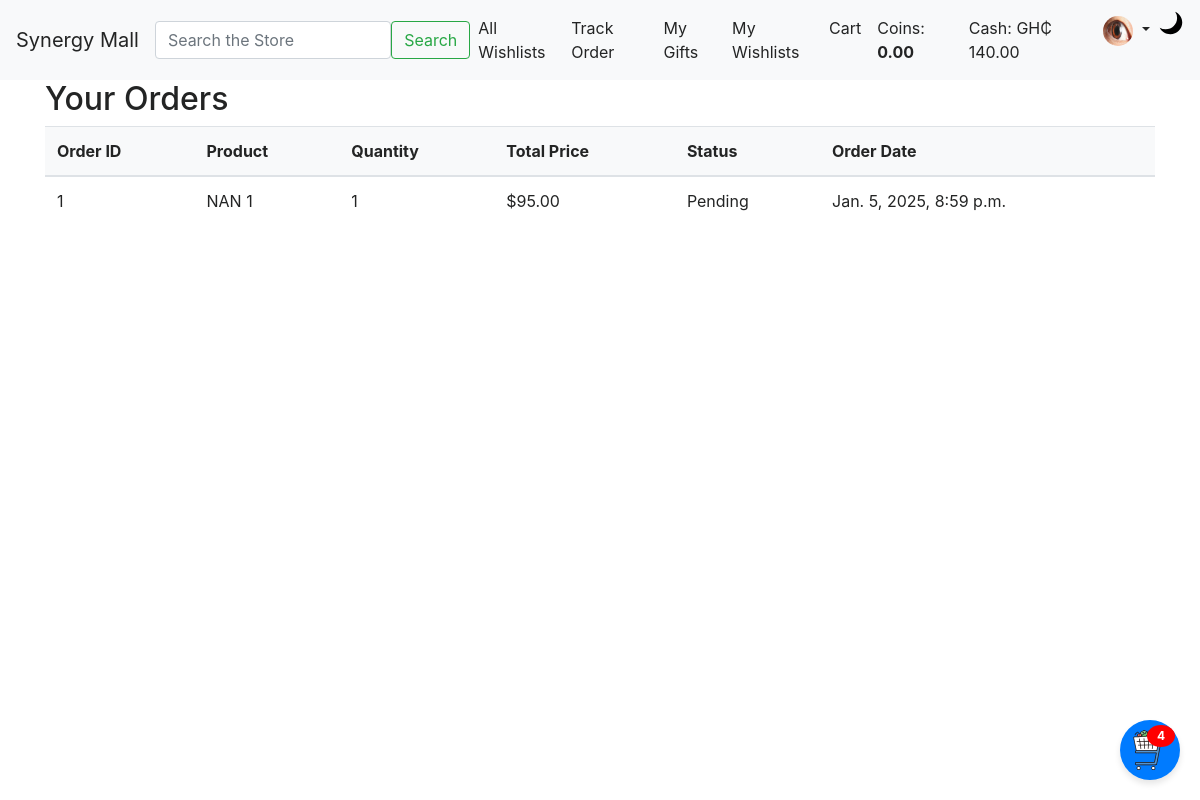
Page /orders/ (signed in) on the committed database.
### users/models.py (models this page shows, shortened)
class User(AbstractBaseUser, PermissionsMixin):
    ROLE_CHOICES = (
        ('vendor', 'Vendor'),
        ('regular', 'RegularUser'),
        ('marketer', 'Marketer'),
        ('manager', 'Manager'),
    )
    username = models.CharField(max_length=50, blank=False, null=False, unique=True)
    email = models.EmailField(unique=True)
    first_name = models.CharField(max_length=50)
    surname = models.CharField(max_length=50)
    other_names = models.CharField(max_length=100, blank=True, null=True)
    phone_number = models.CharField(max_length=15, unique=True)
    profile_picture = models.ImageField(upload_to='profile_pictures/', blank=True, null=True)
    id_document_number = models.CharField(max_length=100, blank=True, null=True)
    id_image = models.ImageField(upload_to='identification_images/', blank=True, null=True)
    default_shipping_address = models.TextField(max_length=400, blank=True, null=True)
    cash = models.DecimalField(max_digits=12, decimal_places=2, default=0.00)  # Wallet/cash balance
    role = models.CharField(max_length=10, choices=ROLE_CHOICES)
    is_active = models.BooleanField(default=True)
    is_staff = models.BooleanField(default=False)
    date_joined = models.DateTimeField(default=timezone.now)
    groups = models.ManyToManyField(
        Group,
        related_name='custom_user_groups',  # Adding related_name
        blank=True,
        help_text='The groups this user belongs to.',
        verbose_name='groups',
    )
    user_permissions = models.ManyToManyField(
        Permission,
        related_name='custom_user_permissions',  # Adding related_name
        blank=True,
        help_text='Specific permissions for this user.',
        verbose_name='user permissions',
    )
    objects = UserManager()
    USERNAME_FIELD = 'email'
    REQUIRED_FIELDS = []

### synergy_mall/models.py (models this page shows, shortened)
class Order(models.Model):
    STATUS_CHOICES = [
        ('pending', 'Pending'),
        ('shipped', 'Shipped'),
        ('delivered', 'Delivered'),
        ('cancelled', 'Cancelled'),
    ]
    user = models.ForeignKey(User, on_delete=models.CASCADE, null=True, blank=True)
    order_number = models.UUIDField(default=uuid.uuid4, editable=False, unique=True)
    product = models.ForeignKey('Product', on_delete=models.CASCADE)
    quantity = models.PositiveIntegerField()
    total_price = models.DecimalField(max_digits=10, decimal_places=2)
    status = models.CharField(max_length=50, choices=STATUS_CHOICES, default='pending')
    shipping_address = models.TextField()
    phone_number = models.CharField(
        max_length=15,
        validators=[RegexValidator(r'^\+?1?\d{9,15}$', message="Enter a valid phone number.")],
    )
    email = models.EmailField()
    order_date = models.DateTimeField(auto_now_add=True)
    shipped_at = models.DateTimeField(null=True, blank=True)
    delivered_at = models.DateTimeField(null=True, blank=True)
    cancelled_at = models.DateTimeField(null=True, blank=True)

class Product(models.Model):
    name = models.CharField(max_length=255)
    description = models.TextField()
    price = models.DecimalField(max_digits=10, decimal_places=2)
    sale_price = models.DecimalField(max_digits=10, decimal_places=2, blank=True, null=True)
    vendor = models.ForeignKey(settings.AUTH_USER_MODEL, on_delete=models.CASCADE, limit_choices_to={'role': 'vendor'})
    category = models.ForeignKey(Category, on_delete=models.CASCADE)
    tags = models.ManyToManyField('Tag', blank=True)
    available = models.BooleanField(default=True)
    popularity_count = models.IntegerField(default=0)
    condition = models.CharField(max_length=50, choices=[('new', 'New'), ('used', 'Used'), ('refurbished', 'Refurbished')])
    is_active = models.BooleanField(default=True)
    featured = models.BooleanField(default=False)
    sale_start_date = models.DateTimeField(blank=True, null=True)
    sale_end_date = models.DateTimeField(blank=True, null=True)

### synergy_mall/views.py (the view)
# urls.py: path('orders/', views.view_orders, name='view_orders'),
@login_required
def view_orders(request):
    orders = Order.objects.filter(user=request.user).order_by('-order_date')
    return render(request, 'synergy_mall/orders.html', {'orders': orders})

### synergy_mall/context_processors.py (called while the page is built)
def get_cart(request):
    if request.user.is_authenticated:
        return Cart.objects.filter(user=request.user, status="active").first()
    session_key = request.session.session_key
    if not session_key:
        request.session.create()
        session_key = request.session.session_key
    return Cart.objects.filter(session_key=session_key, status="active").first()

def cart_context(request):
    cart = get_cart(request)
    cart_item_count = cart.items.all().count() if cart else 0
    return {
        "cart": cart,
        "cart_items_count": cart_item_count,
    }

### synergy_mall/models.py (called while the page is built)
    def get_total_price(self):
        return sum(item.get_total_price() for item in self.items.all())

    def get_total_price(self):
        return self.price * self.quantity

### synergy_mall/templates/synergy_mall/orders.html
{% extends "base.html" %}
{% block content %}
<h2>Your Orders</h2>
{% if orders %}
<table class="table">
    <thead>
        <tr>
            <th>Order ID</th>
            <th>Product</th>
            <th>Quantity</th>
            <th>Total Price</th>
            <th>Status</th>
            <th>Order Date</th>
        </tr>
    </thead>
    <tbody>
        {% for order in orders %}
        <tr>
            <td>{{ order.id }}</td>
            <td>{{ order.product.name }}</td>
            <td>{{ order.quantity }}</td>
            <td>${{ order.total_price }}</td>
            <td>{{ order.get_status_display }}</td>
            <td>{{ order.order_date }}</td>
        </tr>
        {% endfor %}
    </tbody>
</table>
{% else %}
<p>You have no orders yet.</p>
{% endif %}
{% endblock %}

### SYNERGY/templates/base.html (shortened to what this page needs)
<!DOCTYPE html>
<html lang="en">
<head>
    {% load static %}
    <link href="https://stackpath.bootstrapcdn.com/bootstrap/4.5.2/css/bootstrap.min.css" rel="stylesheet">
    {% load static %}
    <link rel="stylesheet" href="{% static 'css/styles.css' %}">
    <link href="https://cdnjs.cloudflare.com/ajax/libs/font-awesome/6.0.0-beta3/css/all.min.css" rel="stylesheet">
</head>
<body class="theme-light">
    <nav class="navbar navbar-expand-lg navbar-light sticky-top">
        <a class="navbar-brand" href="{% url 'index' %}">Synergy Mall</a>
        <form class="d-flex mx-auto" action="{% url 'search_product' %}" method="GET">
            <input class="form-control me-2" type="search" name="q" placeholder="Search the Store" aria-label="Search" required>
            <button class="btn btn-outline-success d-none d-lg-block" type="submit">Search</button>
        </form>
        <div class="collapse navbar-collapse" id="navbarNav">
            <ul class="navbar-nav ml-auto">
                <li class="nav-item">
                    <a class="nav-link" href="{% url 'all_wishlists' %}">All Wishlists</a>
                </li>
                <li><a class="nav-link" href="{% url 'track_order' %}">Track Order</a></li>
                {% if user.is_authenticated %}
                    {% if request.user.role == 'vendor' %}
                        <li class="nav-item">
                            <a class="nav-link" href="{% url 'add_product' %}">Add Product</a>
                        </li>
                        <li class="nav-item">
                            <a class="nav-link" href="{% url 'product_list' %}">My Products</a>
                        </li>
                        <li class="nav-item">
                            <a class="nav-link" href="#">My Dashboard</a>
                        </li>
                        <li class="nav-item">
                            <a class="nav-link" href="{% url 'vendor_orders' %}">Pending Orders</a>
                        </li>
                    {% else %}
                        <li class="nav-item">
                            <a class="nav-link" href="{% url 'received_gifts' %}">My Gifts</a>
                        </li>
                        <li class="nav-item">
                            <a class="nav-link" href="{% url 'my_wishlists' %}">My Wishlists</a>
                        </li>
                        <li class="nav-item">
                            <a class="nav-link" href="{% url 'view_cart' %}">Cart</a>
                        </li>
                        <li class="nav-item">
                            <span class="nav-link">
                                Coins: <strong>{{ user.coin_account.total_coins|default:"0.00" }}</strong>
                            </span>
                        </li>
                        <li class="nav-item">
                            <span class="nav-link">Cash: GH₵ {{ user.cash|floatformat:2 }}</span>
                        </li>
                    {% endif %}
                    <li class="nav-item dropdown">
                        <a class="nav-link dropdown-toggle" href="#" id="navbarDropdown" role="button" data-toggle="dropdown" aria-haspopup="true" aria-expanded="false">
                            {% if user.profile_picture %}
                                <img src="{{ user.profile_picture.url }}" alt="{{ user.username }}'s profile picture" class="rounded-circle" width="30" height="30">
                            {% else %}
                                <img src="{{ STATIC_URL }}/default-profile.svg" alt="Profile Picture" class="rounded-circle" width="30" height="30">
                            {% endif %}
                        </a>
                    </li>
                {% endif %}
                <li class="nav-item">
                    <button class="btn btn-link nav-link p-0" id="themeToggle" onclick="toggleTheme()" title="Toggle Theme">
                        <img id="themeIcon" src="{% static 'images/moon.svg' %}" alt="Theme Toggle" width="24" height="24">
                    </button>
                </li>
            </ul>
        </div>
    </nav>
    <div class="container">
        {% block content %}{% endblock %}
    </div>
    <div id="floating-cart" style="position: fixed; bottom: 20px; right: 20px; z-index: 1000;">
        <button class="btn btn-primary rounded-circle" data-toggle="modal" data-target="#cartModal"
                style="width: 60px; height: 60px; display: flex; align-items: center; justify-content: center; position: relative;">
            <img src="{% static 'images/cart.svg' %}" alt="Cart Icon" width="40" height="40">
            {% if cart_items_count > 0 %}
                <span class="badge badge-danger" style="position: absolute; top: 5px; right: 5px; border-radius: 50%; padding: 5px 10px; font-size: 12px;">
                    {{ cart_items_count }}
                </span>
            {% endif %}
        </button>
    </div>
</body>
</html>

### static/css/styles.css (style rules this page uses)
body.theme-light { background-color: #ffffff; color: #232424; }
body.theme-light .navbar { background-color: #f8f9fa; color: #232424; }
body.theme-light .navbar .navbar-brand, body.theme-light .navbar .nav-link, body.theme-light .navbar .dropdown-toggle { color: #232424; }
#themeToggle img { transition: transform 0.2s ease; }
body.theme-light .table thead { background-color: #f8f9fa; color: #232424; }
body.theme-light .table tbody tr { background-color: #ffffff; color: #232424; }
body.theme-light .table th, body.theme-light .table td { color: #232424; }
#floating-cart .badge-danger { background-color: red; color: white; font-weight: bold; }
#floating-cart .btn-primary { background-color: #007bff; border: none; font-size: 20px; }
#floating-cart button { box-shadow: 0 4px 6px rgba(0, 0, 0, 0.1); transition: transform 0.2s ease, box-shadow 0.2s ease; }
.badge-danger { background-color: #ff5e57; color: white; }

### rows in the picture
User: coin_account.total_coins "0.00", cash "140.00", profile_picture (picture)
Order: id "1", product.name "NAN 1", quantity "1", total_price "95.00", status "Pending", order_date "Jan. 5, 2025, 8:59 p.m."

### other values in the picture
{{ cart_items_count }} "4"
